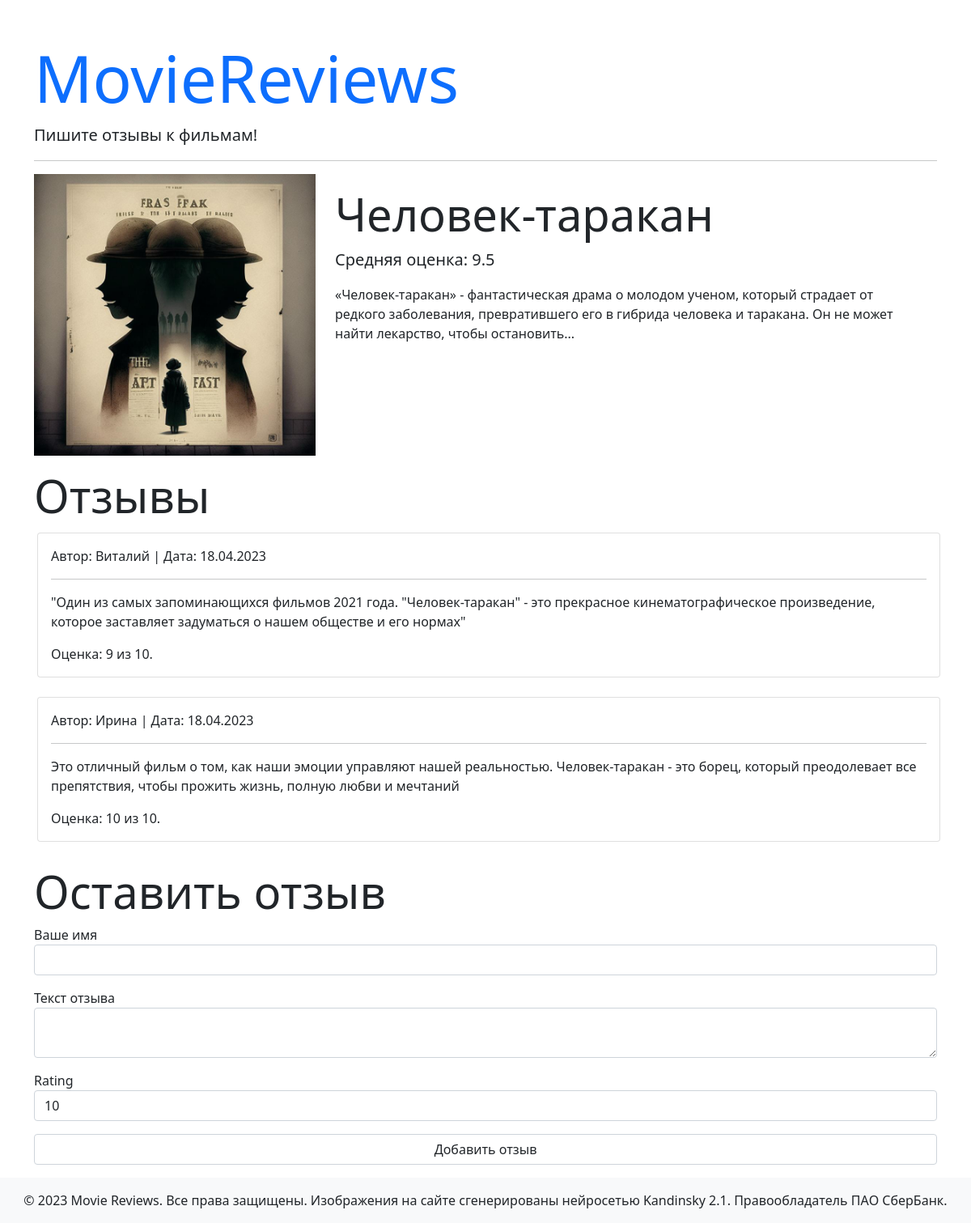
/movie/1, run on the app's committed database.
### app/models.py (models this page shows)
class Movies(database.Model):
    movie_id = database.Column(database.Integer, primary_key=True)                                              # ID фильма
    name = database.Column(database.String(255), nullable=False, unique=True)                                   # Название фильма
    description = database.Column(database.Text, nullable=False)                                                # Описание фильма
    image = database.Column(database.String(255), nullable=False)                                               # Постер фильма
    reviews = database.relationship("Reviews", back_populates="movie")                                          # Связь с отзывами из таблицы Reviews

class Reviews(database.Model):
    review_id = database.Column(database.Integer, primary_key=True)                                             # ID отзыва
    author = database.Column(database.String(255), nullable=False)                                              # Имя автора отзыва
    review_text = database.Column(database.String(255), nullable=False)                                         # Текст отзыва
    created_at = database.Column(database.DateTime, default=datetime.utcnow)                                    # Дата создания отзыва
    rating = database.Column(database.Integer, nullable=False)                                                  # Оценка автора
    movie_id = database.Column(database.Integer, database.ForeignKey("movies.movie_id", ondelete="CASCADE"))     # ID фильма из таблицы фильмов
    movie = database.relationship("Movies", back_populates="reviews")                                           # Связь с фильмами из таблицы Movie

### app/views.py (the view, shortened to what this page needs)
@application.route("/movie/<int:movie_id>", methods=["GET", "POST"])
def movie(movie_id):
    movie = Movies.query.get(movie_id)
    form = ReviewForm(rating=10)
    if movie.reviews:
        avg_score = round(sum(review.rating for review in movie.reviews) / len(movie.reviews), 2)
    else:
        avg_score = 0
    return render_template("movie.html", movie=movie, avg_score=avg_score, form=form)

### app/forms.py
class ReviewForm(FlaskForm):
    author = StringField("Ваше имя", validators=[DataRequired(message="Поле не должно быть пустым")])
    review_text = TextAreaField("Текст отзыва", validators=[DataRequired(message="Поле не должно быть пустым")])
    rating = SelectField(choices=[(i, i) for i in range(1, 11)])
    submit = SubmitField("Добавить отзыв")

### app/templates/movie.html
{% extends "base.html" %}
{% block content %}
     <div class="row mb-3">
         <div class="col-md-4">
              {% if movie.image %}
                  <img class="img-fluid" src="{{ url_for('static', filename='images/' + movie.image) }}">
              {% endif %}
         </div>
         <div class="col-md-8">
              <h1 class="mt-3 display-4">{{ movie.name }}</h1>
              <p class="lead">Средняя оценка: {{ avg_score }}</p>
              <p>{{ movie.description }}</p>
         </div>
     </div>
     <h1 class="display-4">Отзывы</h1>
     <div class="m-1">
         {% for review in movie.reviews %}
               <div class="card mb-4">
                    <div class="card-body">
                         <p class="card-text">Автор: {{ review.author }} | Дата: {{ review.created_at.strftime("%d.%m.%Y") }}</p>
                         <hr>
                         <p class="card-text font-italic">{{ review.review_text }}</p>
                         <p class="card-text font-italic">Оценка: {{ review.rating }} из 10.</p>
                    </div>
               </div>
         {% else %}
               <p>Отзывов ещё нет, но вы можете оставить первый!</p>
         {% endfor %}
     </div>
     <h1 class="display-4">Оставить отзыв</h1>
     {% include "add_review.html" %}
{% endblock content %}

### data on the page
Movies: image (picture), name "Человек-таракан", description "«Человек-таракан» - фантастическая драма о молодом ученом, который страдает от редкого заболевания, превратившего его в гибрида человека и таракана. Он не может найти лекарство, чтобы остановить..."
Reviews: author "Виталий", created_at "18.04.2023", review_text "\"Один из самых запоминающихся фильмов 2021 года. \"Человек-таракан\" - это прекрасное кинематографическое произведение, которое заставляет задуматься о нашем обществе и его нормах\"", rating "9"
Reviews: author "Ирина", created_at "18.04.2023", review_text "Это отличный фильм о том, как наши эмоции управляют нашей реальностью. Человек-таракан - это борец, который преодолевает все препятствия, чтобы прожить жизнь, полную любви и мечтаний", rating "10"

### other printed values
{{ avg_score }} "9.5"
